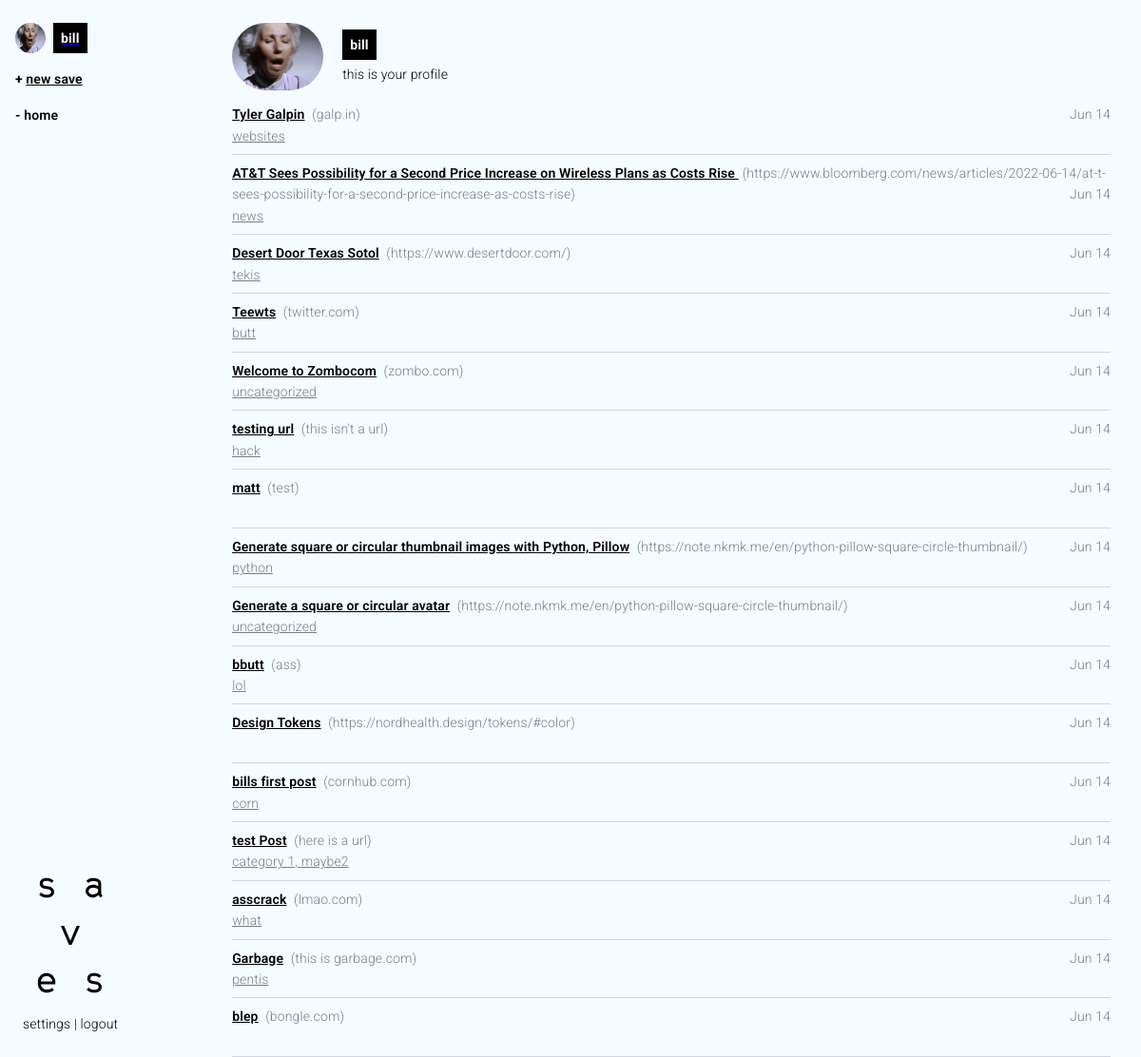
The page /profile (signed in) on the database its author committed.
### sssaves_app/models.py (models this page shows, shortened)
class User(db.Model, UserMixin):
	id = db.Column(db.Integer, primary_key=True)
	username = db.Column(db.String(20), unique=True, nullable=False)
	email = db.Column(db.String(120), unique=True, nullable=False)
	pfp = db.Column(db.String(20), nullable=False, default='default.png')
	password = db.Column(db.String(60), nullable=False)
	posts = db.relationship('Post', backref='author', lazy=True)
	def __repr__(self):
		return f"User('{self.id}, {self.username}', '{self.email}', '{self.pfp}')"

class Post(db.Model):
	id = db.Column(db.Integer, primary_key=True)
	title = db.Column(db.String(120), nullable=False)
	url = db.Column(db.String(), nullable=False)
	user_id = db.Column(db.Integer, db.ForeignKey('user.id'), nullable=False)
	category = db.Column(db.String(), nullable=False, default='uncategorized')
	date_posted = db.Column(db.DateTime(), nullable=False, default=datetime.utcnow)
	image = db.Column(db.String(20), nullable=False, default='post_media.png')

### sssaves_app/routes.py (the view)
@app.route("/profile")
@login_required
def profile():
	posts = Post.query.all()
	pfp = url_for('static', filename='pfp/' + current_user.pfp)
	return render_template('profile.html', title=current_user.username, pfp=pfp, posts=posts, profile=profile)

### sssaves_app/models.py (called while the page is built)
@login_manager.user_loader
def load_user(user_id):
	return User.query.get(int(user_id))

### sssaves_app/templates/profile.html
{% extends "layout.html" %}
{% block content %}
	<header class="row header__content level">
		<div class="column narrow"><img src="{{ pfp }}" class="pfp pfp__profile" alt="{{ current_user }}"></div>
		<div class="column">
			<p><strong class="link link__username">{{ current_user.username }}</strong></p>
			<p>this is your profile</p>
		</div>
	</header>
	<div class="row">
		<div class="column">
			{% for post in posts|reverse %}
				{% include 'components/post.html' %}
			{% endfor %}
		</div>
	</div>
{% endblock content %}

### sssaves_app/templates/layout.html (shortened to what this page needs)
<!DOCTYPE html>
<html>
	<head>
		<link rel="stylesheet" href="https://cdnjs.cloudflare.com/ajax/libs/normalize/8.0.1/normalize.css">
		<link rel="stylesheet" href="{{ url_for('static', filename='css/styles.css') }}">
	</head>
	<body>
		<div class="container outer__main">
			<div class="row inner__main">
				<div class="sidebar__main">
					<div class="nav-wrapper">
						<nav class="nav">
							<ul>
								<li>
									{% if current_user.is_authenticated %}
										<a href="{{ url_for('profile') }}" class="pfp__lockup v-align">
											<img src="{{ pfp }}" class="pfp pfp__sidebar" alt="{{ current_user }}">
											<span><strong class="link link__username">{{ current_user.username }}</strong></span>
										</a>
									{% else %}
										<a class="link link__primary" href="{{ url_for('login') }}">Login</a> or <a class="link link__primary" href="{{ url_for('register') }}">register</a> to start saving shit you've found.
									{% endif %}
								</li>
								<li><strong>+</strong> <a href="{{ url_for('new_save') }}" class="link link__primary">new save</a></li>
								<li><strong>-</strong> <a href="{{ url_for('home') }}" class="link link__active">home</a></li>
							</ul>
						</nav>
					</div>
					<div class="row">
						<div class="column narrow">
							<a href="/home" class="logo"><img src="{{ url_for('static', filename='img/logo.svg') }}" alt="saves" /></a>
							<a href="{{ url_for('account') }}" class="link">settings</a> | <a href="{{ url_for('logout') }}" class="link">logout</a>
						</div>
					</div>
				</div>
				<div class="column content__main">
					{% block content %}{% endblock %}
				</div>
			</div>
		</body>
	</html>

### sssaves_app/templates/components/post.html
<div class="row post__row">
	<div class="column p-0">
		<a href="{{ post.url }}" target="_blank" class="link">
			<strong class="link link__primary">{{ post.title }}</strong>
			<span class="post__url">({{ post.url }})</span>
		</a>
		<span class="float-right post__date">{{ post.date_posted.strftime('%b %-d') }}</span>
		<div class="post__categories">
			<a href="#" class="link post__category">{{ post.category }}</a>
		</div>
	</div>
</div>

### sssaves_app/static/css/styles.css (style rules this page uses)
.button, button, dd, dt, li { margin-bottom: 16px; }
blockquote, dl, figure, form, ol, p, pre, table, ul { margin-bottom: 24px; }
*, *:after, *:before { box-sizing: inherit; }
html { box-sizing: border-box; font-size: 62.5%; height: 100%; }
body { background: #F5FCFF; color: #000000; font-family: 'Roboto', 'Helvetica Neue', 'Helvetica', 'Arial', sans-serif; font-size: 1.4em; font-weight: 300; letter-spacing: .01em; line-height: 1.6; height: 100%; }
.outer__main, .inner__main, .auth__container { height: 100%; min-height: 100%; }
.sidebar__main, .content__main { padding-top: 24px !important; padding-bottom: 24px !important; min-height: 100%; }
.sidebar__main { display: flex; flex-direction: column; width: 260px; justify-content: space-between; }
.nav > ul { margin: 0; }
.header__content { justify-content: space-between; }
.container { margin: 0 auto; max-width: 1800px; padding: 0 16px; position: relative; width: 100%; }
.row { display: flex; flex-direction: column; padding: 0; width: 100%; }
.row .column { display: block; flex: 1 1 auto; margin-left: 0; max-width: 100%; width: 100%; }
.row .column.narrow { flex: none; width: unset; }
@media (min-width: 40rem) { .row { flex-direction: row; } }
@media (min-width: 40rem) { .row .column { margin-bottom: inherit; padding: 0 8px; } }
.link { color: #000000; text-decoration: none; }
.link.link__username { padding: 8px; background: #000000; color: #FFFFFF; }
.link.link__primary { font-weight: 600; text-decoration: underline; }
.link.link__active { font-weight: 600; }
dl, ol, ul { list-style: none; margin-top: 0; padding-left: 0; }
ul { list-style: none; }
b, strong { font-weight: bold; }
p { margin-top: 0; }
img { max-width: 100%; }
.float-right { float: right; }
.p-0 { padding: 0 !important; }
.level { align-items: center; justify-content: space-between; }
.v-align { align-items: center; }
.post__row { border-bottom: 1px; border-style: none none solid; border-color: #D0D7DE; padding: 8px 0; }
.post__url, .post__date { color: #7A7E80; }
.post__url { margin-left: 4px; }
.post__category.link { text-decoration: underline; color: #7A7E80; }
.post__categories a { margin-right: 8px; }
.header__content { justify-content: center; }
.header__content h1, .header__content p:first-child { margin-bottom: 8px; }
.header__content p:last-child { margin-bottom: 0; }
.header__content .pfp__profile { margin-right: 4px; }
.logo { width: 100%; display: block; }
.logo img { width: 100%; }
.pfp { border-radius: 10em; }
.pfp.pfp__profile { width: 96px; }
.pfp.pfp__sidebar { width: 32px; height: 32px; }
.pfp__lockup { display: flex; align-content: center; }
.pfp__lockup img { margin-right: 8px; }

### rows shown on the page
User: id+username+email (picture), username "bill"
Post: title "Tyler Galpin", url "galp.in", date_posted "Jun 14", category "websites"
Post: title "AT&T Sees Possibility for a Second Price Increase on Wireless Plans as Costs Rise", url "https://www.bloomberg.com/news/articles/2022-06-14/at-t-sees-possibility-for-a-second-price-increase-as-costs-rise", date_posted "Jun 14", category "news"
Post: title "Desert Door Texas Sotol", url "https://www.desertdoor.com/", date_posted "Jun 14", category "tekis"
Post: title "Teewts", url "twitter.com", date_posted "Jun 14", category "butt"
Post: title "Welcome to Zombocom", url "zombo.com", date_posted "Jun 14", category "uncategorized"
Post: title "testing url", url "this isn't a url", date_posted "Jun 14", category "hack"
Post: title "matt", url "test", date_posted "Jun 14"
Post: title "Generate square or circular thumbnail images with Python, Pillow", url "https://note.nkmk.me/en/python-pillow-square-circle-thumbnail/", date_posted "Jun 14", category "python"
Post: title "Generate a square or circular avatar", url "https://note.nkmk.me/en/python-pillow-square-circle-thumbnail/", date_posted "Jun 14", category "uncategorized"
Post: title "bbutt", url "ass", date_posted "Jun 14", category "lol"
Post: title "Design Tokens", url "https://nordhealth.design/tokens/#color", date_posted "Jun 14"
Post: title "bills first post", url "cornhub.com", date_posted "Jun 14", category "corn"
Post: title "test Post", url "here is a url", date_posted "Jun 14", category "category 1, maybe2"
Post: title "asscrack", url "lmao.com", date_posted "Jun 14", category "what"
Post: title "Garbage", url "this is garbage.com", date_posted "Jun 14", category "pentis"
Post: title "blep", url "bongle.com", date_posted "Jun 14"
